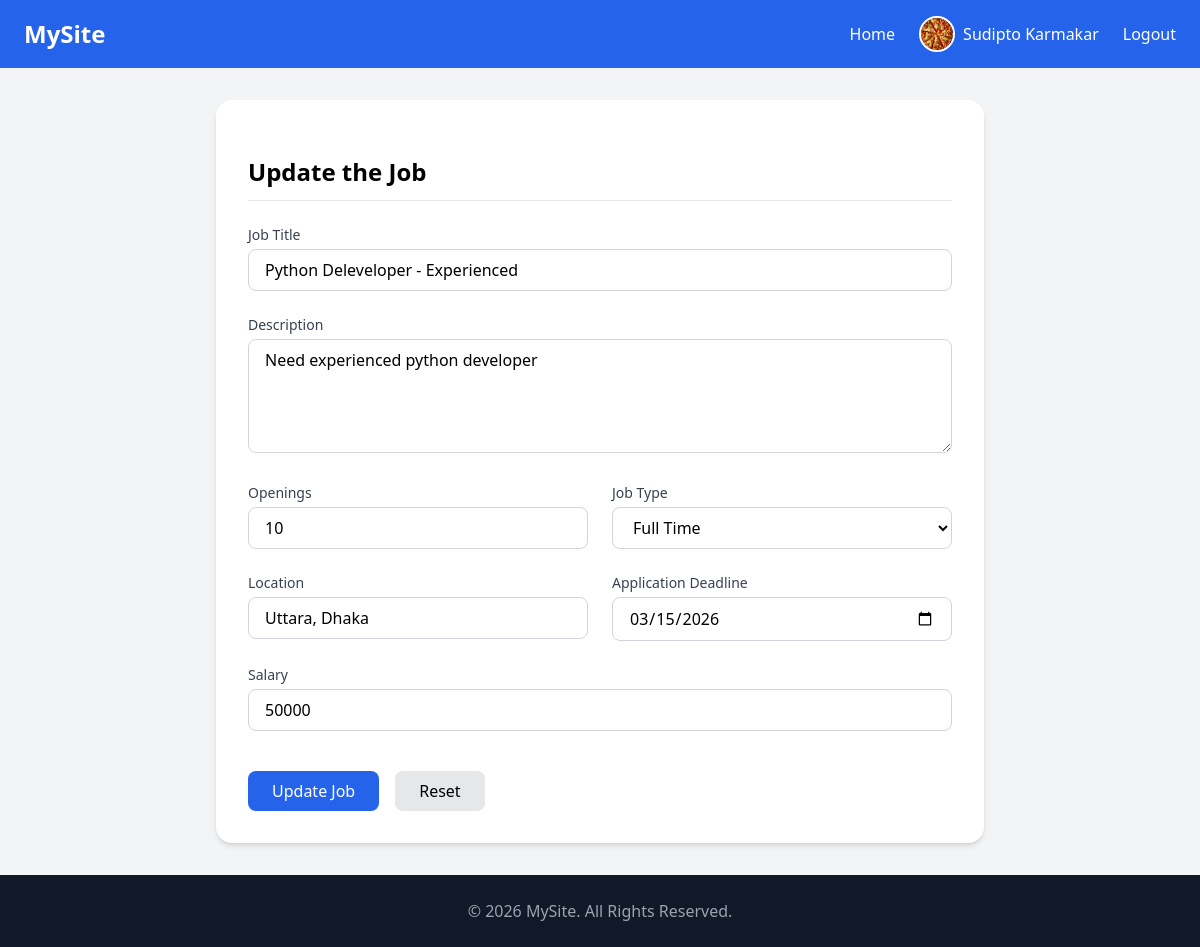
/jobs/update_job/2 (signed in), run on the app's committed database.
### accounts/models.py (models this page shows)
class CustomUser(AbstractUser):
    ROLE_CHOICES = (
        ('job_seeker', 'Job Seeker'),
        ('recruiter', 'Recruiter')
    )
    profile_picture = models.ImageField(upload_to='profile/', null = True, blank = True)
    role = models.CharField(max_length = 30, choices = ROLE_CHOICES)

### jobs/models.py (models this page shows, shortened)
class Job(models.Model):
    TYPE_CHOICES = (
        ('part_time', 'Part Time'),
        ('full_time', 'Full Time')
    )
    recruiter = models.ForeignKey(RecruiterProfile, on_delete=models.CASCADE)
    title  = models.CharField(max_length=50)
    description = models.TextField()
    openings = models.IntegerField()
    salary = models.IntegerField()
    job_type = models.CharField(max_length=40, choices=TYPE_CHOICES)
    location = models.CharField(max_length=50)
    deadline = models.DateField()
    created_at = models.DateTimeField(auto_now_add=True)

### jobs/views.py (the view, shortened to what this page needs)
# urls.py: path('update_job/<int:job_id>', views.update_job, name='update_job'),
@login_required
def update_job(request, job_id):
    job = Job.objects.get(id = job_id, recruiter = request.user.recruiterprofile )
    context = {
        'job': job
    }
    return render(request, 'jobs/update_job.html', context)

### templates/jobs/update_job.html (shortened to what this page needs)
{% extends 'base.html' %}
{% block content %}
<div class="m-8">
    <form method="POST" class="max-w-3xl mx-auto bg-white p-8 rounded-2xl shadow-md space-y-6">
        <h2 class="text-2xl font-bold border-b pb-3">Update the Job</h2>
        <div>
            <label class="block text-sm font-medium text-gray-700 mb-1">Job Title</label>
            <input type="text" name="title" maxlength="50" value="{{ job.title }}"
                class="w-full border border-gray-300 rounded-lg px-4 py-2 focus:ring-2 focus:ring-blue-500 focus:outline-none"
                placeholder="Enter job title" required>
        </div>
        <div>
            <label class="block text-sm font-medium text-gray-700 mb-1">Description</label>
            <textarea name="description" rows="4"
                class="w-full border border-gray-300 rounded-lg px-4 py-2 focus:ring-2 focus:ring-blue-500 focus:outline-none"
                placeholder="Job responsibilities and requirements" required>{{ job.description }}</textarea>
        </div>
        <div class="grid md:grid-cols-2 gap-6">
            <div>
                <label class="block text-sm font-medium text-gray-700 mb-1">Openings</label>
                <input type="number" name="openings" value="{{ job.openings }}"
                    class="w-full border border-gray-300 rounded-lg px-4 py-2 focus:ring-2 focus:ring-blue-500 focus:outline-none"
                    placeholder="Number of vacancies" required>
            </div>
            <div>
                <label class="block text-sm font-medium text-gray-700 mb-1">Job Type</label>
                <select name="job_type"
                    class="w-full border border-gray-300 rounded-lg px-4 py-2 bg-white focus:ring-2 focus:ring-blue-500 focus:outline-none"
                    required>
                    <option value="full_time"
                    {% if job.job_type == 'full_time' %}
                        selected
                    {% endif %}
                    >Full Time</option>
                </select>
            </div>
        </div>
        <div class="grid md:grid-cols-2 gap-6">
            <div>
                <label class="block text-sm font-medium text-gray-700 mb-1">Location</label>
                <input type="text" name="location" maxlength="50" value="{{ job.location }}"
                    class="w-full border border-gray-300 rounded-lg px-4 py-2 focus:ring-2 focus:ring-blue-500 focus:outline-none"
                    placeholder="Job location" required>
            </div>
            <div>
                <label class="block text-sm font-medium text-gray-700 mb-1">Application Deadline</label>
                <input type="date" name="deadline" value="{{ job.deadline|date:'Y-m-d' }}"
                    class="w-full border border-gray-300 rounded-lg px-4 py-2 focus:ring-2 focus:ring-blue-500 focus:outline-none"
                    required>
            </div>
        </div>
        <div>
            <label class="block text-sm font-medium text-gray-700 mb-1">Salary</label>
            <input type="number" name="salary" value="{{ job.salary }}"
                class="w-full border border-gray-300 rounded-lg px-4 py-2 focus:ring-2 focus:ring-blue-500 focus:outline-none"
                placeholder="Salary" required>
        </div>
        <div class="flex gap-4 pt-4">
            <button type="submit" class="px-6 py-2 bg-blue-600 text-white rounded-lg hover:bg-blue-700 transition">
                Update Job
            </button>
            <button type="reset" class="px-6 py-2 bg-gray-200 rounded-lg hover:bg-gray-300 transition">
                Reset
            </button>
        </div>
    </form>
</div>
{% endblock %}

### templates/includes/header.html
<nav class="bg-blue-600 text-white">
    <div class="max-w-7xl mx-auto px-6 py-4 flex justify-between items-center">
        <a href="{% url 'home' %}" class="text-2xl font-bold">MySite</a>
        <div class="flex items-center space-x-6">
            <a href="{% url 'home' %}" class="hover:underline">Home</a>
            {% if request.user.is_authenticated %}
            <div class="flex items-center space-x-2">
                {% if request.user.profile_picture %}
                <img src="{{ request.user.profile_picture.url }}"
                    class="w-9 h-9 rounded-full border-2 border-white object-cover" alt="Profile">
                {% endif %}
                <a href="{% url 'profile' %}" class="hover:underline">{{ request.user.get_full_name }} </a>
            </div>
            <a href="{% url 'logout' %}" class="hover:underline">Logout</a>
            {% else %}
            <a href="{% url 'register' %}" class="hover:underline">Register</a>
            <a href="{% url 'login' %}" class="hover:underline">Login</a>
            {% endif %}
        </div>
    </div>
</nav>

### data on the page
CustomUser: user.profile_picture (picture), user.get_full_name "Sudipto Karmakar"
Job: title "Python Deleveloper - Experienced", description "Need experienced python developer", openings "10", job_type "Full Time", location "Uttara, Dhaka", deadline "03/15/2026", salary "50000"
